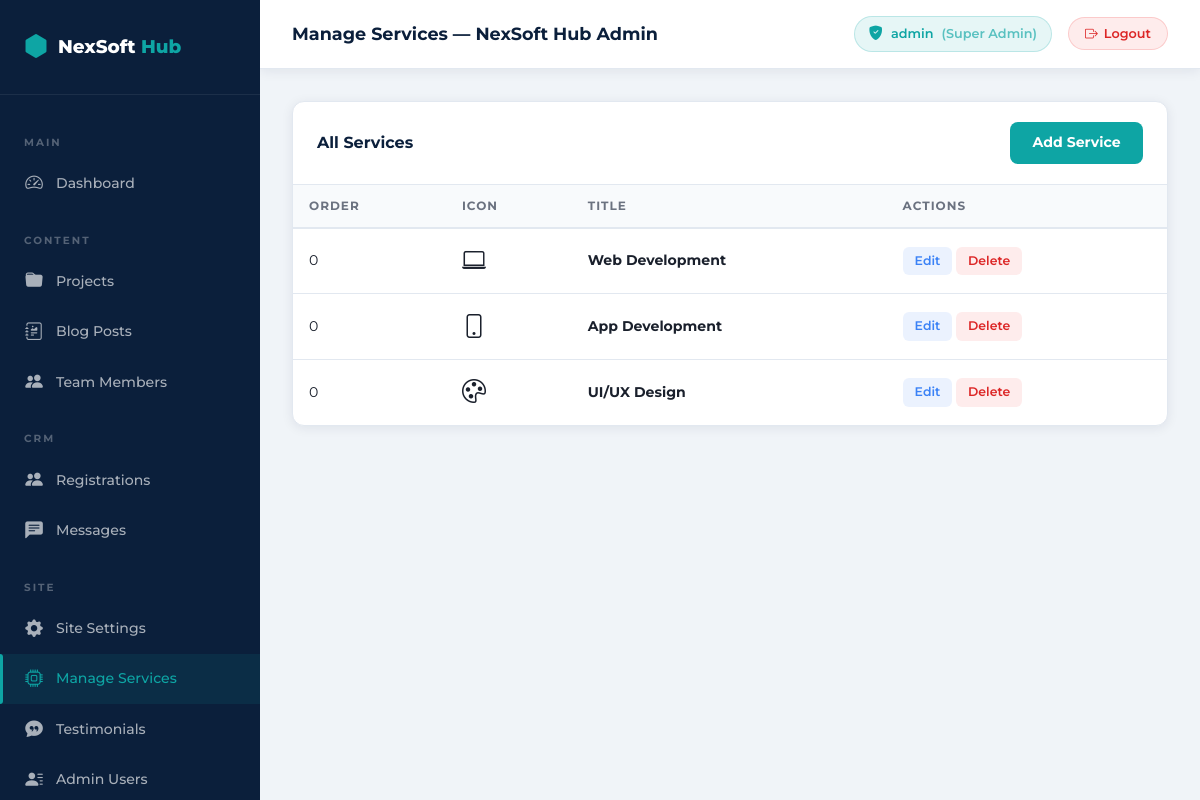
Screenshot of /admin/services.php (signed in) with the database file from the repository.
### tables this page shows
CREATE TABLE IF NOT EXISTS `services` (
  `id` int(11) NOT NULL AUTO_INCREMENT,
  `title` varchar(255) NOT NULL,
  `description` text NOT NULL,
  `features` text DEFAULT NULL,
  `tags` varchar(255) DEFAULT NULL,
  `icon` varchar(100) DEFAULT 'bi-gear',
  `order_no` int(11) DEFAULT 0,
  `created_at` timestamp NOT NULL DEFAULT CURRENT_TIMESTAMP,
  PRIMARY KEY (`id`)
);

### config/database.php (called while the page is built, shortened)
<?php
function h($string) {
    return htmlspecialchars($string ?? '');
}

### admin/services.php (the view, shortened to what this page needs)
<?php
$db     = getDB();
$action = $_GET['action'] ?? 'list';
$editService = null;
$services = $db->query("SELECT * FROM services ORDER BY order_no ASC, created_at DESC")->fetchAll();
require_once __DIR__ . '/layout-header.php';
?>
<?php if ($action === 'add' || $action === 'edit'): ?>
<div class="admin-card">
    <div class="admin-card-header">
        <span class="admin-card-title"><?php echo $action==='add'?'Add New Service':'Edit Service'; ?></span>
        <a href="services.php" class="btn-action btn-view">Back</a>
    </div>
    <div class="admin-card-body">
        <form method="POST" class="admin-form">
            <input type="hidden" name="action" value="<?php echo $action; ?>">
            <?php if ($action==='edit'): ?>
            <input type="hidden" name="id" value="<?php echo $editService['id']; ?>">
            <?php endif; ?>
            <div class="row g-3">
                <div class="col-md-8">
                    <label>Service Title *</label>
                    <input type="text" name="title" class="form-control" required
                           value="<?php echo htmlspecialchars($editService['title'] ?? ''); ?>">
                </div>
                <div class="col-md-4">
                    <label>Bootstrap Icon Class (e.g. bi-laptop)</label>
                    <input type="text" name="icon" class="form-control"
                           value="<?php echo htmlspecialchars($editService['icon'] ?? 'bi-gear'); ?>">
                    <small><a href="https://icons.getbootstrap.com/" target="_blank">Browse Icons</a></small>
                </div>
                <div class="col-12">
                    <label>Description *</label>
                    <textarea name="description" class="form-control" rows="4" required><?php echo htmlspecialchars($editService['description'] ?? ''); ?></textarea>
                </div>
                <div class="col-md-4">
                    <label>Order Number (Lower appears first)</label>
                    <input type="number" name="order_no" class="form-control"
                           value="<?php echo htmlspecialchars($editService['order_no'] ?? '0'); ?>">
                </div>
                <div class="col-12">
                    <button type="submit" class="btn-admin-primary"><?php echo $action==='add'?'Save Service':'Update Service'; ?></button>
                </div>
            </div>
        </form>
    </div>
</div>
<?php else: ?>
<div class="admin-card">
    <div class="admin-card-header">
        <span class="admin-card-title">All Services</span>
        <a href="services.php?action=add" class="btn-admin-primary">Add Service</a>
    </div>
    <div class="table-wrap">
        <table class="admin-table">
            <thead><tr><th>Order</th><th>Icon</th><th>Title</th><th>Actions</th></tr></thead>
            <tbody>
                <?php foreach($services as $s): ?>
                <tr>
                    <td><?php echo $s['order_no']; ?></td>
                    <td><i class="bi <?php echo h($s['icon']); ?> fs-4"></i></td>
                    <td><strong><?php echo h($s['title']); ?></strong></td>
                    <td>
                        <a href="services.php?action=edit&id=<?php echo $s['id']; ?>" class="btn-action btn-edit">Edit</a>
                        <form method="POST" style="display:inline;" onsubmit="return confirm('Delete this service?');">
                            <button type="submit" class="btn-action btn-delete">Delete</button>
                        </form>
                    </td>
                </tr>
                <?php endforeach; ?>
            </tbody>
        </table>
    </div>
</div>
<?php endif; ?>
<?php require_once __DIR__ . '/layout-footer.php'; ?>

### assets/css/admin.css (style rules this page uses)
:root { --primary: #0B1F3B; --primary-light: #132d54; --secondary: #0EA5A4; --secondary-dark: #0a8f8e; --white: #ffffff; --bg: #f0f4f8; --bg-dark: #040d1a; --text: #1a202c; --text-muted: #6b7280; --border: #e2e8f0; --shadow: 0 2px 12px rgba(11, 31, 59, 0.08); --shadow-lg: 0 8px 30px rgba(11, 31, 59, 0.12); --radius: 12px; --radius-sm: 8px; --sidebar-width: 260px; --font: 'Montserrat', sans-serif; --transition: all 0.25s ease; }
*, *::before, *::after { box-sizing: border-box; margin: 0; padding: 0; }
body { font-family: var(--font); background: var(--bg); color: var(--text); min-height: 100vh; }
a { text-decoration: none; color: inherit; }
.admin-card { background: var(--white); border-radius: var(--radius); border: 1px solid var(--border); overflow: hidden; box-shadow: var(--shadow); }
.admin-card-header { padding: 1.25rem 1.5rem; border-bottom: 1px solid var(--border); display: flex; align-items: center; justify-content: space-between; }
.admin-card-title { font-size: 1rem; font-weight: 700; color: var(--primary); }
.admin-table { width: 100%; border-collapse: collapse; font-size: 0.88rem; }
.admin-table thead tr { background: #f8fafc; }
.admin-table th { padding: 0.75rem 1rem; text-align: left; font-size: 0.75rem; font-weight: 700; text-transform: uppercase; letter-spacing: 1px; color: var(--text-muted); border-bottom: 2px solid var(--border); white-space: nowrap; }
.admin-table td { padding: 0.9rem 1rem; border-bottom: 1px solid var(--border); color: var(--text); vertical-align: middle; }
.admin-table tbody tr:last-child td { border-bottom: none; }
.table-wrap { overflow-x: auto; }
.btn-action { display: inline-flex; align-items: center; gap: 4px; padding: 5px 12px; border-radius: 6px; font-size: 0.78rem; font-weight: 600; font-family: var(--font); border: none; cursor: pointer; transition: var(--transition); text-decoration: none; }
.btn-edit { background: rgba(59, 130, 246, 0.1); color: #3b82f6; }
.btn-delete { background: rgba(239, 68, 68, 0.1); color: #dc2626; }
.btn-admin-primary { display: inline-flex; align-items: center; gap: 6px; background: var(--secondary); color: white; border: none; border-radius: var(--radius-sm); padding: 0.65rem 1.4rem; font-size: 0.88rem; font-weight: 700; font-family: var(--font); transition: var(--transition); cursor: pointer; }

### rows the page displays
services: order_no "0", title "Web Development"
services: order_no "0", title "App Development"
services: order_no "0", title "UI/UX Design"

### other values shown
$pageTitle "Manage Services — NexSoft Hub Admin"
adminUsername() "admin"
adminRoleLabel() "Super Admin"
